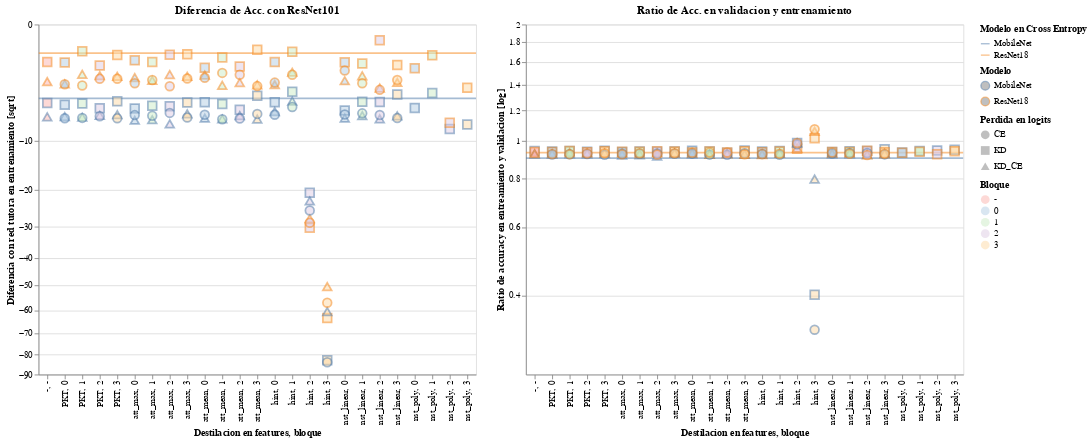

Source (notebook cell):
### Code cell
g=alt.hconcat(grafico_con_barra_y_CE(source=source,
                                     title="Diferencia de Acc. con ResNet101 ",
                                       x='feat,block',
                                       y='delta_teacher',
                                       bs=True,
                                      shape='log_dist',scale='sqrt',
                                      ).properties(width=500,height=400).interactive()
              ,
grafico_con_barra_y_CE(source=source,
                       title="Ratio de Acc. en validacion y entrenamiento",
                       x='feat,block',
                       y='test/train',
                       bs=True,
                      shape='log_dist',scale='log'
                      ).properties(width=500,height=400).interactive()
)
g

### Figure 1 — Vega-Lite specification as saved in the notebook (floating-point values rounded to 4 significant figures; data arrays with more than 128 entries replaced by an {"elided": "..."} marker saying what was removed)
{"config": {"view": {"continuousWidth": 400, "continuousHeight": 300}}, "hconcat": [{"layer": [{"data": {"name": "data-9856763b4126115ecf4fcc3482d85284"}, "mark": {"type": "rule", "opacity": 0.5}, "encoding": {"color": {"type": "nominal", "field": "model", "legend": {"title": "Modelo"}}, "size": {"value": 2}, "stroke": {"type": "nominal", "field": "model", "legend": {"title": "Modelo en Cross Entropy"}}, "y": {"type": "quantitative", "field": "delta_teacher"}}, "selection": {"selector007": {"type": "interval", "bind": "scales", "encodings": ["x", "y"]}}}, {"data": {"name": "data-ea05d0df6834c2e6b7c8be463c1dd78e"}, "mark": {"type": "point", "size": 100}, "encoding": {"color": {"type": "nominal", "field": "student", "legend": {"title": "Modelo"}}, "fill": {"type": "ordinal", "field": "layer", "legend": {"title": "Bloque"}, "scale": {"scheme": "pastel1"}}, "opacity": {"value": 0.5}, "shape": {"type": "ordinal", "field": "log_dist", "legend": {"title": "Perdida en logits"}}, "x": {"type": "nominal", "field": "feat,block", "title": "Destilacion en features, bloque"}, "y": {"type": "quantitative", "field": "delta_teacher", "scale": {"base": 2, "constant": 1, "type": "sqrt", "zero": true}, "title": "Diferencia con red tutora en entrenamiento [sqrt]"}}, "title": "Diferencia de Acc. con ResNet101 "}], "height": 400, "width": 500}, {"layer": [{"data": {"name": "data-9856763b4126115ecf4fcc3482d85284"}, "mark": {"type": "rule", "opacity": 0.5}, "encoding": {"color": {"type": "nominal", "field": "model", "legend": {"title": "Modelo"}}, "size": {"value": 2}, "stroke": {"type": "nominal", "field": "model", "legend": {"title": "Modelo en Cross Entropy"}}, "y": {"type": "quantitative", "field": "test/train"}}, "selection": {"selector008": {"type": "interval", "bind": "scales", "encodings": ["x", "y"]}}}, {"data": {"name": "data-ea05d0df6834c2e6b7c8be463c1dd78e"}, "mark": {"type": "point", "size": 100}, "encoding": {"color": {"type": "nominal", "field": "student", "legend": {"title": "Modelo"}}, "fill": {"type": "ordinal", "field": "layer", "legend": {"title": "Bloque"}, "scale": {"scheme": "pastel1"}}, "opacity": {"value": 0.5}, "shape": {"type": "ordinal", "field": "log_dist", "legend": {"title": "Perdida en logits"}}, "x": {"type": "nominal", "field": "feat,block", "title": "Destilacion en features, bloque"}, "y": {"type": "quantitative", "field": "test/train", "scale": {"base": 2, "constant": 1, "type": "log", "zero": true}, "title": "Ratio de accuracy en entreamiento y validacion [log]"}}, "title": "Ratio de Acc. en validacion y entrenamiento"}], "height": 400, "width": 500}], "$schema": "https://vega.github.io/schema/vega-lite/v4.8.1.json", "datasets": {"data-9856763b4126115ecf4fcc3482d85284": [{"model": "ResNet18", "test_acc": 93.34, "train_acc": 99.85, "epoch": 400, "train_step": 156400, "test_step": 40000, "loss_conv": 360, "acc_conv": 303, "max": 93.71, "t": "Cifar10/ResNet18/teacher/", "delta_teacher": -0.6, "delta_student": 0, "test/train": 0.9348, "student": "ResNet18", "log_dist": "CE", "feat_dist": "-", "layer": "-", "train_loss": 0.004576, "test_loss": 0.5333}, {"model": "MobileNet", "test_acc": 89.94, "train_acc": 99.54, "epoch": 400, "train_step": 156400, "test_step": 40000, "loss_conv": 391, "acc_conv": 306, "max": 90.52, "t": "Cifar10/MobileNet/teacher/", "delta_teacher": -4.0, "delta_student": 0, "test/train": 0.9035, "student": "MobileNet", "log_dist": "CE", "feat_dist": "-", "layer": "-", "train_loss": 0.01374, "test_loss": 0.5806}], "data-ea05d0df6834c2e6b7c8be463c1dd78e": {"elided": "132 records"}}}
